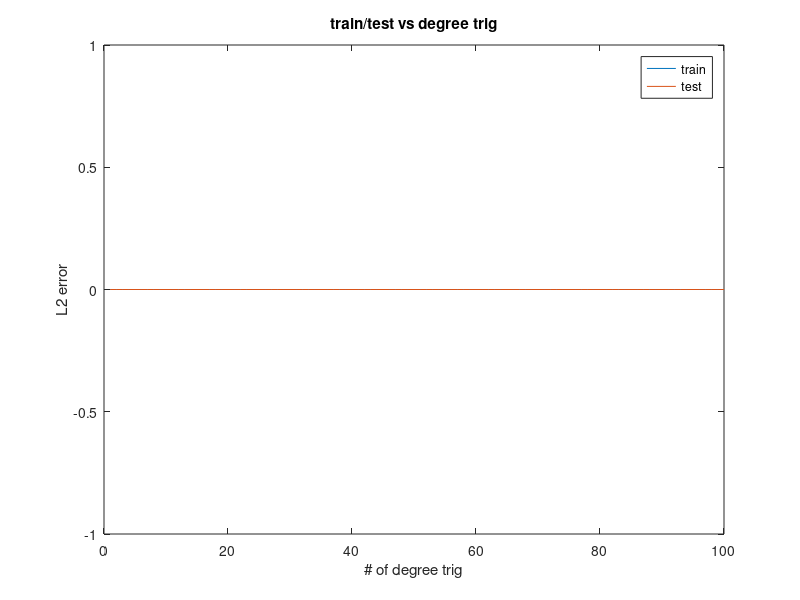
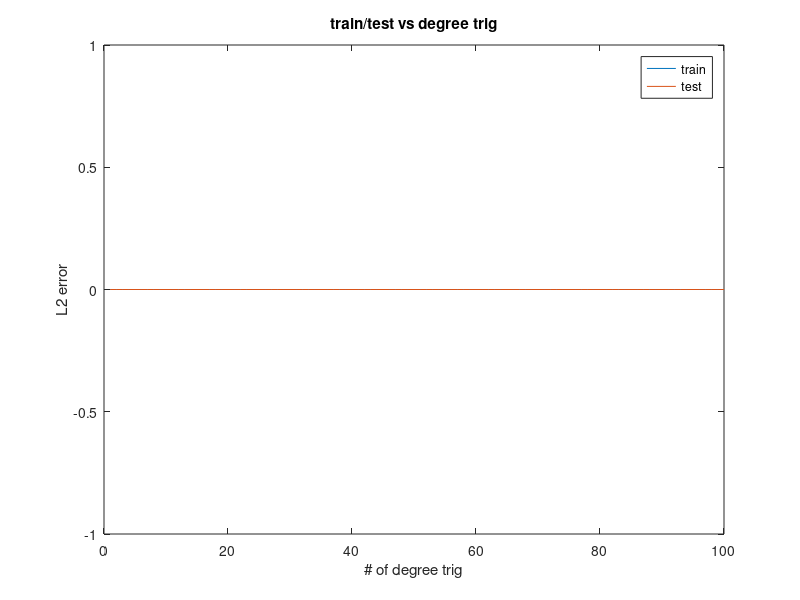

Recreate these plots in MATLAB, in order.
%path = '../pytorch_experiments/test_runs/unit_const_noise_pert_expt_fig13_reps1_reg__expt_type_SP_fig4_N_train_9_M_9_frac_norm_0.0_logging_freq_1_perturbation_freq_4000/fig4_expt_lambda_0_it_250000'
%path = '../pytorch_experiments/test_runs/const_noise_pert_expt_fig13_reps1_reg__expt_type_SP_fig4_N_train_9_M_9_frac_norm_0.0_logging_freq_1_perturbation_freq_4000/fig4_expt_lambda_0_it_250000'
%path = '../pytorch_experiments/test_runs/const_noise_pert_expt_fig13_reps1_reg__expt_type_SP_fig4_N_train_9_M_9_frac_norm_0.0_logging_freq_1_perturbation_freq_4000/fig4_expt_lambda_0_it_750000'
%path = '../pytorch_experiments/test_runs/unit_trig_pert_expt_fig13_reps1_reg__expt_type_SP_fig4_N_train_25_M_25/fig4_expt_lambda_0_it_500000'
%path = '../pytorch_experiments/test_runs/unit_trig_pert_expt_fig13_reps1_reg__expt_type_SP_fig4_N_train_25_M_25_frac_norm_0.0_logging_freq_1_perturbation_freq_4000/fig4_expt_lambda_0_it_500000'
path = '../pytorch_experiments/test_runs/unit_trig_pert_expt_fig13_reps1_reg__expt_type_SP_fig4_N_train_25_M_25_frac_norm_0.0_logging_freq_1_perturbation_freq_4000/fig4_expt_lambda_0_it_5000000'
directory_names = dir([path '/deg_*']); % [deg_1, ..., deg_N]
nb_terms = 100;
%%
train_errors = zeros(1,nb_terms);
test_errors = zeros(1,nb_terms);
directory_names
for expt = directory_names' % expt.name = [deg_1, ..., deg_N]
    expt.name
    specific_simulation_loc = [path '/' expt.name '/' 'satid_*'];
    specific_simulation = dir(specific_simulation_loc); % [staid_sim1,...,staid_simK] 
    for simulation = specific_simulation' % simulation.name = [staid_sim1,...,staid_simK] 
        simulation.name
        [path '/' expt.name '/' simulation.name]
        load([path '/' expt.name '/' simulation.name]);
        %%
%         fig = figure;
%         plot(1:length(train_loss_list_WP),train_loss_list_WP)
%         hold on;
%         plot(1:length(test_loss_list_WP),test_loss_list_WP)
%         legend('train','test')
%         title(['Degree mdl ' num2str(Degree_mdl)])
        %%
%         train_errors(Degree_mdl) = train_error_WP
%         test_errors(Degree_mdl) = test_error_WP;
        train_errors(Degree_mdl) = train_loss_list_WP(end);
        test_errors(Degree_mdl) = test_loss_list_WP(end);
    end
end
fig = figure;
plot(1:nb_terms,train_errors)
hold on;
plot(1:nb_terms,test_errors)
legend('train','test')
title('train/test vs degree trig')
xlabel('# of degree trig')
ylabel('L2 error')
saveas(fig,'error_vs_params','fig');
saveas(fig,'error_vs_params','pdf');